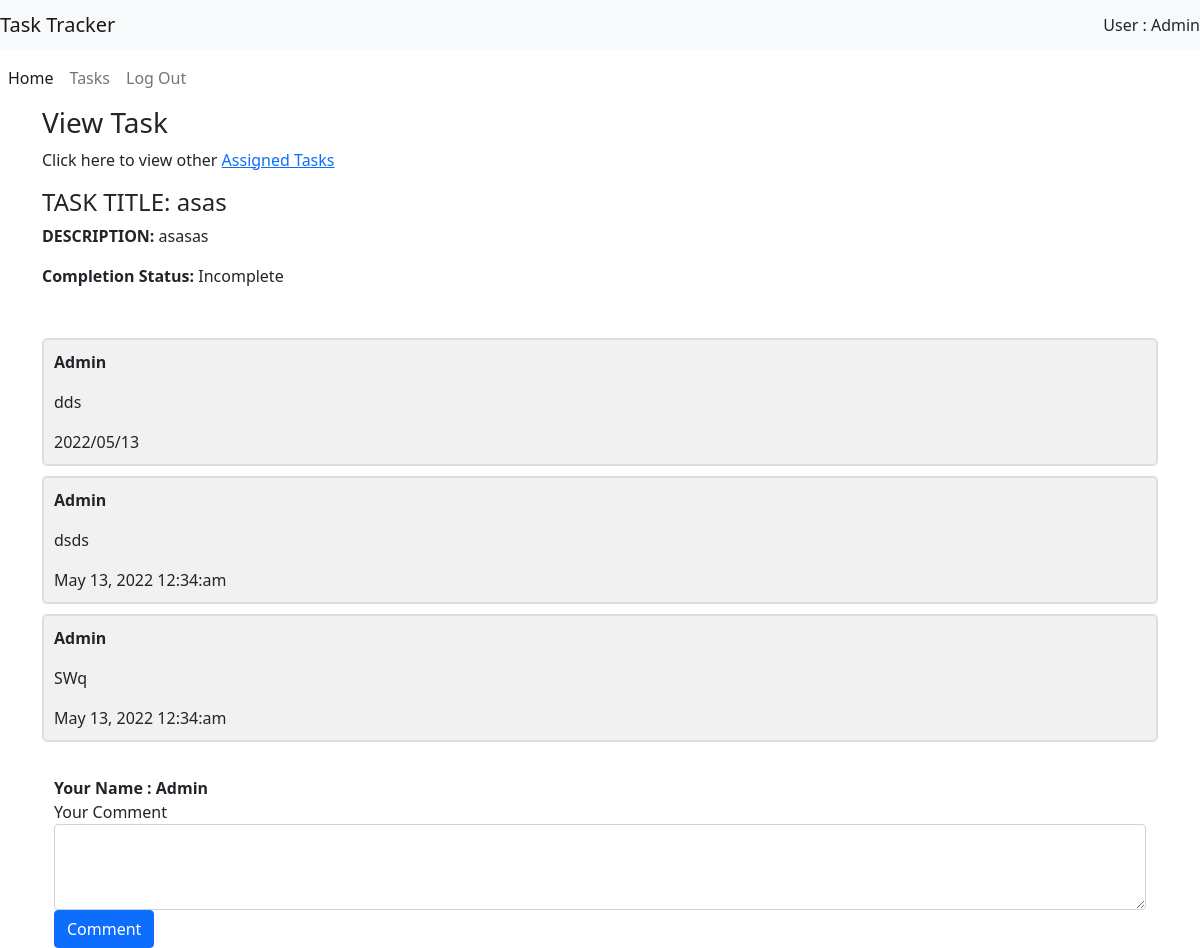
/pages/user/view.php?ID=3 (signed in), run on the app's committed database.
### tables this page shows
CREATE TABLE IF NOT EXISTS `task` (
  `id` int(11) NOT NULL AUTO_INCREMENT,
  `uid` int(11) NOT NULL,
  `title` varchar(50) NOT NULL,
  `description` varchar(150) NOT NULL,
  `due_date` date NOT NULL,
  `status` int(2) NOT NULL,
  `notify` int(11) NOT NULL,
  PRIMARY KEY (`id`),
  KEY `uid` (`uid`)
);

CREATE TABLE IF NOT EXISTS `comments` (
  `cid` int(11) NOT NULL AUTO_INCREMENT,
  `tid` int(11) NOT NULL,
  `uid` int(11) NOT NULL,
  `commenter` varchar(50) DEFAULT NULL,
  `details` varchar(500) DEFAULT NULL,
  `datetime` varchar(50) NOT NULL,
  PRIMARY KEY (`cid`),
  KEY `tid` (`tid`),
  KEY `uid` (`uid`)
);

### pages/user/view.php (the view, shortened to what this page needs)
<?php
require_once '../connection.php';
?>
<!DOCTYPE html>
<html>
<head>
    <link rel="stylesheet" type="text/css" media="screen" href="../../css/bootstrap.min.css" />
    <link rel="stylesheet" type="text/css" media="screen" href="../../css/style.css" />
</head>
<body>
<nav class="navbar navbar-light bg-light">
    <span class="navbar-brand mb-0 h1">Task Tracker</span>
    <span class="nav justify-content-around">User :<?php echo " {$_SESSION ['name']}"; ?></span>
</nav>
<nav class="navbar navbar-expand-lg navbar-light">
    <div class="collapse navbar-collapse" id="navbarNavDropdown">
        <ul class="navbar-nav">
            <li class="nav-item active">
                <a class="nav-link active" href="index.php">Home</a>
            </li>
            <li class="nav-item">
                <a class="nav-link" href="tasks.php">Tasks</a>
            </li>
            <li class="nav-item">
                <a class="nav-link" href="logout.php">Log Out</a>
            </li>
        </ul>
    </div>
</nav>
<div class="container">
    <p class="h3">View Task</p> <p>Click here to view other <a href="index.php">Assigned Tasks</a></p>
    <?php
    $query  = "SELECT * FROM task WHERE id ={$_SESSION['taskID']}";
    $ret = mysqli_query($link, $query);
    $get = mysqli_fetch_assoc($ret);
    ?>
    <h4>TASK TITLE: <?php echo $get['title'];?></h4>
    <p><strong>DESCRIPTION:</strong> <?php echo $get['description'];?></p>
    <p><strong>Completion Status:</strong> <?php if($get['status'] == 0) {
        echo "Incomplete";} elseif ($get['status'] == 1){ echo "Complete";}?></p>
    <br>
    <?php
    $comments = mysqli_query($link, "SELECT * FROM comments WHERE tid = {$_SESSION['taskID']} ORDER BY cid ASC ")
    or die(mysqli_error($link));
    while($rows = mysqli_fetch_array($comments)){?>
        <div class="contain">
            <p class="text-start"><strong><?php echo $rows['commenter']; ?></strong></p>
            <p class="text-start"><?php echo $rows['details']; ?></p>
            <span class="text-end"><?php echo $rows['datetime']; ?></span>
        </div>
    <?php
    }    if(mysqli_num_rows($comments) == 0){
        $no = "<div id='group'>
						<h3 class=' text-info list-group-item-heading'> No Comments </h3></div>";
        echo $no;
        }
    ?>
    <br>
    <form action="<?php echo htmlspecialchars($_SERVER["PHP_SELF"]);?>" method="post" enctype="multipart/form-data">
        <div class="container">
            <div class="form-group">
                <label><b>Your Name : <?php echo "{$_SESSION['name']} ";?></b></label>
            </div >
            <div class="form-group">
                <label for="Description">Your Comment</label>
                <textarea class="form-control" name="comment" rows="3" required></textarea>
            </div>
            <button type="submit" name="submit" class="btn btn-primary">Comment</button>
        </div>
    </form>
</div>
</body>
</html>

### css/style.css (style rules this page uses)
.contain { border: 2px solid #dedede; background-color: #f1f1f1; border-radius: 5px; padding: 10px; margin: 10px 0; }
.contain::after { content: ""; clear: both; display: table; }

### data on the page
task: title "asas", description "asasas"
comments: commenter "Admin", details "dds", datetime "2022/05/13"
comments: commenter "Admin", details "dsds", datetime "May 13, 2022 12:34:am"
comments: commenter "Admin", details "SWq", datetime "May 13, 2022 12:34:am"

### other printed values
$_SESSION ['name'] "Admin"
$_SESSION['name'] "Admin"
